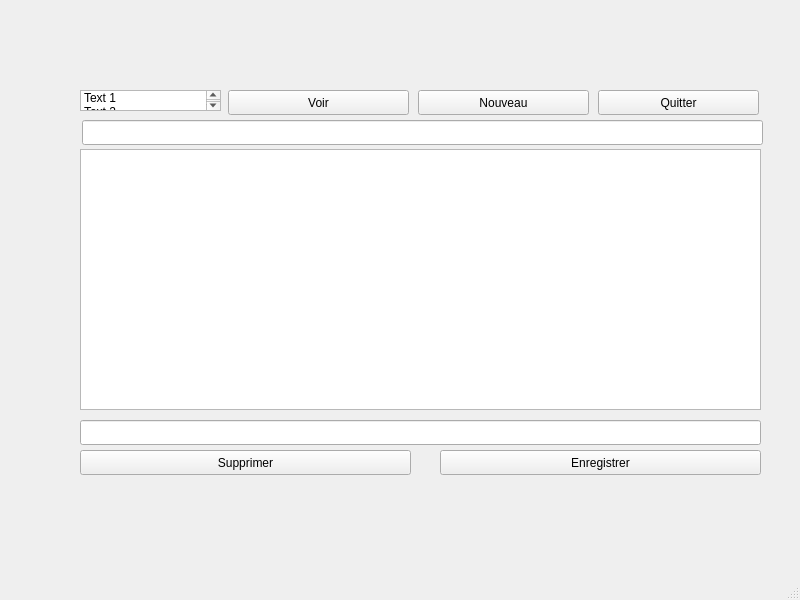
<?xml version="1.0" encoding="UTF-8"?>
<ui version="4.0">
 <class>MainWindow</class>
 <widget class="QMainWindow" name="MainWindow">
  <property name="geometry">
   <rect>
    <x>0</x>
    <y>0</y>
    <width>800</width>
    <height>600</height>
   </rect>
  </property>
  <property name="windowTitle">
   <string>MainWindow</string>
  </property>
  <widget class="QWidget" name="centralwidget">
   <widget class="QTextEdit" name="Text">
    <property name="geometry">
     <rect>
      <x>80</x>
      <y>149</y>
      <width>681</width>
      <height>261</height>
     </rect>
    </property>
   </widget>
   <widget class="QLineEdit" name="Titre">
    <property name="geometry">
     <rect>
      <x>82</x>
      <y>120</y>
      <width>681</width>
      <height>25</height>
     </rect>
    </property>
   </widget>
   <widget class="QLineEdit" name="Auteur">
    <property name="geometry">
     <rect>
      <x>80</x>
      <y>420</y>
      <width>681</width>
      <height>25</height>
     </rect>
    </property>
   </widget>
   <widget class="QPushButton" name="pushNouveau">
    <property name="geometry">
     <rect>
      <x>418</x>
      <y>90</y>
      <width>171</width>
      <height>25</height>
     </rect>
    </property>
    <property name="text">
     <string>Nouveau</string>
    </property>
   </widget>
   <widget class="QPushButton" name="pushVoir">
    <property name="geometry">
     <rect>
      <x>228</x>
      <y>90</y>
      <width>181</width>
      <height>25</height>
     </rect>
    </property>
    <property name="text">
     <string>Voir</string>
    </property>
   </widget>
   <widget class="QPushButton" name="pushQuitter">
    <property name="geometry">
     <rect>
      <x>598</x>
      <y>90</y>
      <width>161</width>
      <height>25</height>
     </rect>
    </property>
    <property name="text">
     <string>Quitter</string>
    </property>
   </widget>
   <widget class="QPushButton" name="pushEnregistrer">
    <property name="geometry">
     <rect>
      <x>440</x>
      <y>450</y>
      <width>321</width>
      <height>25</height>
     </rect>
    </property>
    <property name="text">
     <string>Enregistrer</string>
    </property>
   </widget>
   <widget class="QPushButton" name="pushSupprimer">
    <property name="geometry">
     <rect>
      <x>80</x>
      <y>450</y>
      <width>331</width>
      <height>25</height>
     </rect>
    </property>
    <property name="text">
     <string>Supprimer</string>
    </property>
   </widget>
   <widget class="QListWidget" name="liste">
    <property name="geometry">
     <rect>
      <x>80</x>
      <y>90</y>
      <width>141</width>
      <height>21</height>
     </rect>
    </property>
    <item>
     <property name="text">
      <string>Text 1</string>
     </property>
    </item>
    <item>
     <property name="text">
      <string>Text 2</string>
     </property>
    </item>
    <item>
     <property name="text">
      <string>Text 3</string>
     </property>
    </item>
   </widget>
  </widget>
  <widget class="QMenuBar" name="menubar">
   <property name="geometry">
    <rect>
     <x>0</x>
     <y>0</y>
     <width>800</width>
     <height>22</height>
    </rect>
   </property>
  </widget>
  <widget class="QStatusBar" name="statusbar"/>
 </widget>
 <resources/>
 <connections/>
</ui>
